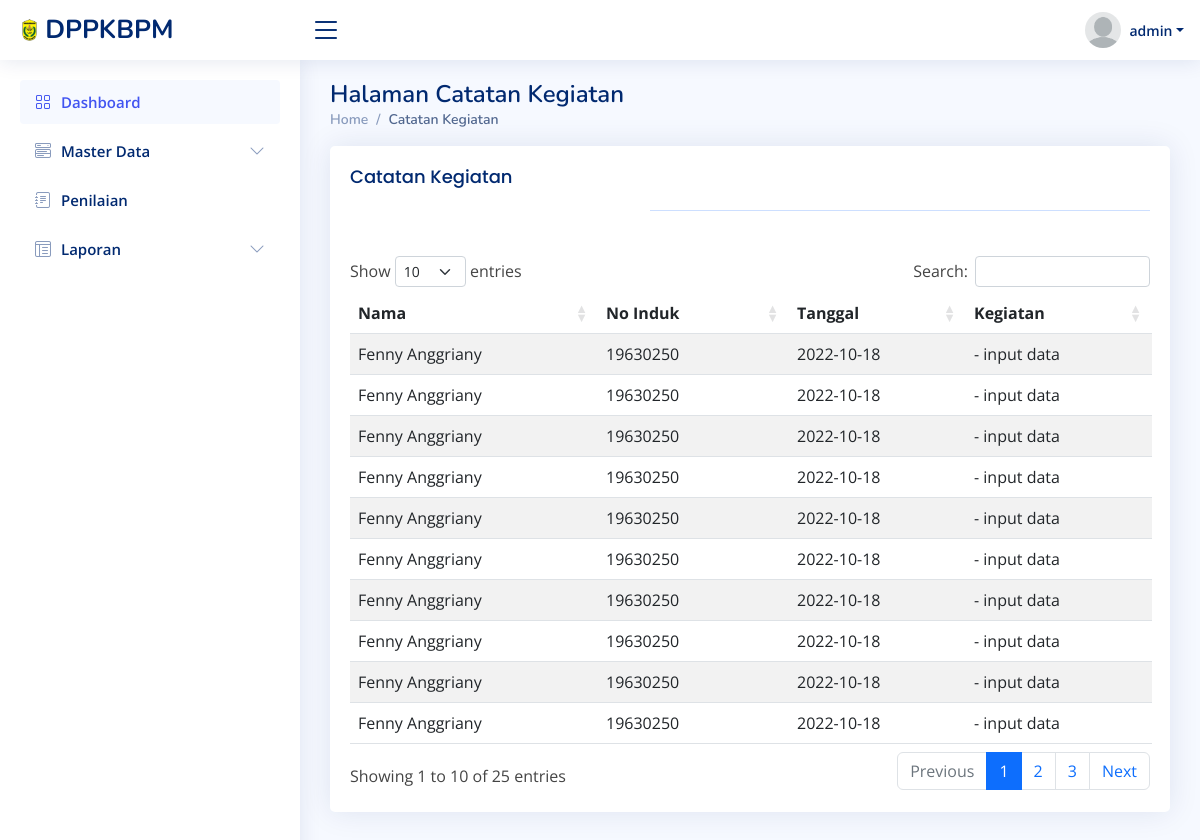
Page /kegiatan/detail_kegiatan.php?username=Fenny (signed in) on the committed database.
### tables this page shows
CREATE TABLE `tb_kegiatan` (
  `id_kegiatan` int(11) NOT NULL,
  `usn_kegiatan` varchar(30) NOT NULL,
  `tanggal` date NOT NULL,
  `kegiatan_i` text NOT NULL,
  `kegiatan_ii` text NOT NULL,
  `kegiatan_iii` text NOT NULL,
  `kegiatan_iv` text NOT NULL,
  `kegiatan_v` text NOT NULL
);

CREATE TABLE `tb_magang` (
  `id_magang` int(11) NOT NULL,
  `nama` varchar(255) NOT NULL,
  `username` varchar(30) NOT NULL,
  `induk` int(11) NOT NULL,
  `tgl_lahir` varchar(100) NOT NULL,
  `alamat` varchar(255) NOT NULL,
  `jk` enum('L','P') NOT NULL,
  `telepon` varchar(255) NOT NULL,
  `instansi` varchar(255) NOT NULL,
  `jurusan` varchar(255) NOT NULL,
  `tgl_masuk` date NOT NULL,
  `tgl_keluar` date NOT NULL,
  `password` varchar(30) NOT NULL,
  `status` enum('user','admin') NOT NULL
);

### kegiatan/detail_kegiatan.php (the view, shortened to what this page needs)
<?php
include '../utilities/sidebar.php';
$username = $_GET['username'];
if(isset($username)){
    include '../koneksi/koneksi.php';
    $query = mysqli_query($konek, "SELECT * FROM tb_kegiatan k INNER JOIN tb_magang m ON k.usn_kegiatan = m.username ORDER BY tanggal DESC");
}
?>
<div class="pagetitle">
  <h1>Halaman Catatan Kegiatan</h1>
  <nav>
    <ol class="breadcrumb">
      <li class="breadcrumb-item"><a href="../utilities/dashboard.php">Home</a></li>
      <li class="breadcrumb-item active">Catatan Kegiatan</li>
    </ol>
  </nav>
</div>
<section class="section">
<div class="card">
            <div class="card-body">
                <h5 class="card-title">Catatan Kegiatan</h5>
                <table class="table table-striped" id="idcuy">
                <thead>
                    <tr class="">
                        <th>Nama</th>
                        <th>No Induk</th>
                        <th>Tanggal</th>
                        <th>Kegiatan</th>
                    </tr>
                </thead>
            <tbody>
<?php
    while ($data = mysqli_fetch_array($query)) {
if ($_GET['username'] == $data['username']) {
echo"
    <tr>
        <td hidden>$data[username]</td>
        <td>$data[nama]</td>
        <td>$data[induk]</td>
        <td>$data[tanggal]</td>
        <td>- $data[kegiatan_i] <br>";
        echo"</td>
        </td>
    </tr>";
 }
}
?>
</tbody>
            </div>
        </div>
    </section>
<?php
include '../utilities/footer.php';
?>

### assets/css/style.css (style rules this page uses)
:root { scroll-behavior: smooth; }
body { font-family: "Open Sans", sans-serif; background: #f6f9ff; color: #444444; }
a { color: #4154f1; text-decoration: none; }
h1, h2, h3, h4, h5, h6 { font-family: "Nunito", sans-serif; }
.pagetitle { margin-bottom: 10px; }
.pagetitle h1 { font-size: 24px; margin-bottom: 0; font-weight: 600; color: #012970; }
.card { margin-bottom: 30px; border: none; border-radius: 5px; box-shadow: 0px 0 30px rgba(1, 41, 112, 0.1); }
.card-title { padding: 20px 0 15px 0; font-size: 18px; font-weight: 500; color: #012970; font-family: "Poppins", sans-serif; }
.card-body { padding: 0 20px 20px 20px; }
.breadcrumb { font-size: 14px; font-family: "Nunito", sans-serif; color: #899bbd; font-weight: 600; }
.breadcrumb a { color: #899bbd; transition: 0.3s; }
.breadcrumb .breadcrumb-item::before { color: #899bbd; }
.breadcrumb .active { color: #51678f; font-weight: 600; }

### rows in the picture
tb_kegiatan: tb_magang.nama "Fenny Anggriany", tb_magang.induk "19630250", tanggal "2022-10-18", kegiatan_i "input data"
tb_kegiatan: tb_magang.nama "Fenny Anggriany", tb_magang.induk "19630250", tanggal "2022-10-18", kegiatan_i "input data"
tb_kegiatan: tb_magang.nama "Fenny Anggriany", tb_magang.induk "19630250", tanggal "2022-10-18", kegiatan_i "input data"
tb_kegiatan: tb_magang.nama "Fenny Anggriany", tb_magang.induk "19630250", tanggal "2022-10-18", kegiatan_i "input data"
tb_kegiatan: tb_magang.nama "Fenny Anggriany", tb_magang.induk "19630250", tanggal "2022-10-18", kegiatan_i "input data"
tb_kegiatan: tb_magang.nama "Fenny Anggriany", tb_magang.induk "19630250", tanggal "2022-10-18", kegiatan_i "input data"
tb_kegiatan: tb_magang.nama "Fenny Anggriany", tb_magang.induk "19630250", tanggal "2022-10-18", kegiatan_i "input data"
tb_kegiatan: tb_magang.nama "Fenny Anggriany", tb_magang.induk "19630250", tanggal "2022-10-18", kegiatan_i "input data"
tb_kegiatan: tb_magang.nama "Fenny Anggriany", tb_magang.induk "19630250", tanggal "2022-10-18", kegiatan_i "input data"
tb_kegiatan: tb_magang.nama "Fenny Anggriany", tb_magang.induk "19630250", tanggal "2022-10-18", kegiatan_i "input data"

### other values in the picture
$_SESSION['username'] "admin"
